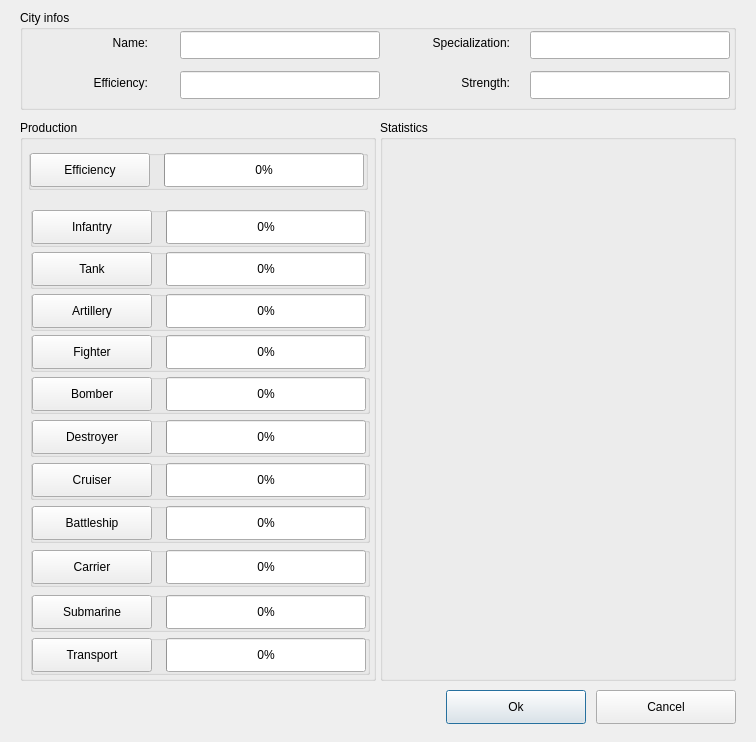
<?xml version="1.0" encoding="UTF-8"?>
<ui version="4.0">
 <class>CityEditDialog</class>
 <widget class="QWidget" name="CityEditDialog">
  <property name="geometry">
   <rect>
    <x>0</x>
    <y>0</y>
    <width>756</width>
    <height>742</height>
   </rect>
  </property>
  <property name="minimumSize">
   <size>
    <width>756</width>
    <height>742</height>
   </size>
  </property>
  <property name="maximumSize">
   <size>
    <width>756</width>
    <height>742</height>
   </size>
  </property>
  <property name="windowTitle">
   <string>City Settings</string>
  </property>
  <widget class="QGroupBox" name="groupBoxProduction">
   <property name="geometry">
    <rect>
     <x>20</x>
     <y>120</y>
     <width>356</width>
     <height>561</height>
    </rect>
   </property>
   <property name="title">
    <string>Production</string>
   </property>
   <widget class="QGroupBox" name="groupBoxEfficiency">
    <property name="geometry">
     <rect>
      <x>8</x>
      <y>30</y>
      <width>340</width>
      <height>40</height>
     </rect>
    </property>
    <property name="title">
     <string/>
    </property>
    <widget class="QPushButton" name="pushButtonProduceEfficiency">
     <property name="geometry">
      <rect>
       <x>2</x>
       <y>3</y>
       <width>120</width>
       <height>34</height>
      </rect>
     </property>
     <property name="text">
      <string>Efficiency</string>
     </property>
    </widget>
    <widget class="QProgressBar" name="progressBarProgressEfficieny">
     <property name="geometry">
      <rect>
       <x>136</x>
       <y>3</y>
       <width>200</width>
       <height>34</height>
      </rect>
     </property>
     <property name="minimumSize">
      <size>
       <width>0</width>
       <height>34</height>
      </size>
     </property>
     <property name="maximumSize">
      <size>
       <width>16777215</width>
       <height>34</height>
      </size>
     </property>
     <property name="value">
      <number>0</number>
     </property>
     <property name="alignment">
      <set>Qt::AlignJustify|Qt::AlignVCenter</set>
     </property>
    </widget>
   </widget>
   <widget class="QGroupBox" name="groupBoxInfantry">
    <property name="geometry">
     <rect>
      <x>10</x>
      <y>87</y>
      <width>340</width>
      <height>40</height>
     </rect>
    </property>
    <property name="title">
     <string/>
    </property>
    <widget class="QProgressBar" name="progressBarProgressInfantry">
     <property name="geometry">
      <rect>
       <x>136</x>
       <y>3</y>
       <width>200</width>
       <height>34</height>
      </rect>
     </property>
     <property name="minimumSize">
      <size>
       <width>0</width>
       <height>34</height>
      </size>
     </property>
     <property name="maximumSize">
      <size>
       <width>16777215</width>
       <height>34</height>
      </size>
     </property>
     <property name="value">
      <number>0</number>
     </property>
     <property name="alignment">
      <set>Qt::AlignJustify|Qt::AlignVCenter</set>
     </property>
    </widget>
    <widget class="QPushButton" name="pushButtonProduceInfantry">
     <property name="geometry">
      <rect>
       <x>2</x>
       <y>3</y>
       <width>120</width>
       <height>34</height>
      </rect>
     </property>
     <property name="text">
      <string>Infantry</string>
     </property>
    </widget>
   </widget>
   <widget class="QGroupBox" name="groupBoxTank">
    <property name="geometry">
     <rect>
      <x>10</x>
      <y>129</y>
      <width>340</width>
      <height>40</height>
     </rect>
    </property>
    <property name="title">
     <string/>
    </property>
    <widget class="QProgressBar" name="progressBarProgressTank">
     <property name="geometry">
      <rect>
       <x>136</x>
       <y>3</y>
       <width>200</width>
       <height>34</height>
      </rect>
     </property>
     <property name="minimumSize">
      <size>
       <width>0</width>
       <height>34</height>
      </size>
     </property>
     <property name="maximumSize">
      <size>
       <width>16777215</width>
       <height>34</height>
      </size>
     </property>
     <property name="value">
      <number>0</number>
     </property>
     <property name="alignment">
      <set>Qt::AlignJustify|Qt::AlignVCenter</set>
     </property>
    </widget>
    <widget class="QPushButton" name="pushButtonProduceTank">
     <property name="geometry">
      <rect>
       <x>2</x>
       <y>3</y>
       <width>120</width>
       <height>34</height>
      </rect>
     </property>
     <property name="text">
      <string>Tank</string>
     </property>
    </widget>
   </widget>
   <widget class="QGroupBox" name="groupBoxArtillery">
    <property name="geometry">
     <rect>
      <x>10</x>
      <y>171</y>
      <width>340</width>
      <height>40</height>
     </rect>
    </property>
    <property name="title">
     <string/>
    </property>
    <widget class="QPushButton" name="pushButtonProduceArtillery">
     <property name="geometry">
      <rect>
       <x>2</x>
       <y>3</y>
       <width>120</width>
       <height>34</height>
      </rect>
     </property>
     <property name="text">
      <string>Artillery</string>
     </property>
    </widget>
    <widget class="QProgressBar" name="progressBarProgressArtillery">
     <property name="geometry">
      <rect>
       <x>136</x>
       <y>3</y>
       <width>200</width>
       <height>34</height>
      </rect>
     </property>
     <property name="minimumSize">
      <size>
       <width>0</width>
       <height>34</height>
      </size>
     </property>
     <property name="maximumSize">
      <size>
       <width>16777215</width>
       <height>34</height>
      </size>
     </property>
     <property name="value">
      <number>0</number>
     </property>
     <property name="alignment">
      <set>Qt::AlignJustify|Qt::AlignVCenter</set>
     </property>
    </widget>
   </widget>
   <widget class="QGroupBox" name="groupBoxFighter">
    <property name="geometry">
     <rect>
      <x>10</x>
      <y>212</y>
      <width>340</width>
      <height>40</height>
     </rect>
    </property>
    <property name="title">
     <string/>
    </property>
    <widget class="QProgressBar" name="progressBarProgressFighter">
     <property name="geometry">
      <rect>
       <x>136</x>
       <y>3</y>
       <width>200</width>
       <height>34</height>
      </rect>
     </property>
     <property name="minimumSize">
      <size>
       <width>0</width>
       <height>34</height>
      </size>
     </property>
     <property name="maximumSize">
      <size>
       <width>16777215</width>
       <height>34</height>
      </size>
     </property>
     <property name="value">
      <number>0</number>
     </property>
     <property name="alignment">
      <set>Qt::AlignJustify|Qt::AlignVCenter</set>
     </property>
    </widget>
    <widget class="QPushButton" name="pushButtonProduceFighter">
     <property name="geometry">
      <rect>
       <x>2</x>
       <y>3</y>
       <width>120</width>
       <height>34</height>
      </rect>
     </property>
     <property name="text">
      <string>Fighter</string>
     </property>
    </widget>
   </widget>
   <widget class="QGroupBox" name="groupBoxBomber">
    <property name="geometry">
     <rect>
      <x>10</x>
      <y>254</y>
      <width>340</width>
      <height>40</height>
     </rect>
    </property>
    <property name="title">
     <string/>
    </property>
    <widget class="QProgressBar" name="progressBarProgressBomber">
     <property name="geometry">
      <rect>
       <x>136</x>
       <y>3</y>
       <width>200</width>
       <height>34</height>
      </rect>
     </property>
     <property name="minimumSize">
      <size>
       <width>0</width>
       <height>34</height>
      </size>
     </property>
     <property name="maximumSize">
      <size>
       <width>16777215</width>
       <height>34</height>
      </size>
     </property>
     <property name="value">
      <number>0</number>
     </property>
     <property name="alignment">
      <set>Qt::AlignJustify|Qt::AlignVCenter</set>
     </property>
    </widget>
    <widget class="QPushButton" name="pushButtonProduceBomber">
     <property name="geometry">
      <rect>
       <x>2</x>
       <y>3</y>
       <width>120</width>
       <height>34</height>
      </rect>
     </property>
     <property name="text">
      <string>Bomber</string>
     </property>
    </widget>
   </widget>
   <widget class="QGroupBox" name="groupBoxDestroyer">
    <property name="geometry">
     <rect>
      <x>10</x>
      <y>297</y>
      <width>340</width>
      <height>40</height>
     </rect>
    </property>
    <property name="title">
     <string/>
    </property>
    <widget class="QProgressBar" name="progressBarProgressDestroyer">
     <property name="geometry">
      <rect>
       <x>136</x>
       <y>3</y>
       <width>200</width>
       <height>34</height>
      </rect>
     </property>
     <property name="minimumSize">
      <size>
       <width>0</width>
       <height>34</height>
      </size>
     </property>
     <property name="maximumSize">
      <size>
       <width>16777215</width>
       <height>34</height>
      </size>
     </property>
     <property name="value">
      <number>0</number>
     </property>
     <property name="alignment">
      <set>Qt::AlignJustify|Qt::AlignVCenter</set>
     </property>
    </widget>
    <widget class="QPushButton" name="pushButtonProduceDestroyer">
     <property name="geometry">
      <rect>
       <x>2</x>
       <y>3</y>
       <width>120</width>
       <height>34</height>
      </rect>
     </property>
     <property name="text">
      <string>Destroyer</string>
     </property>
    </widget>
   </widget>
   <widget class="QGroupBox" name="groupBoxCruiser">
    <property name="geometry">
     <rect>
      <x>10</x>
      <y>340</y>
      <width>340</width>
      <height>40</height>
     </rect>
    </property>
    <property name="title">
     <string/>
    </property>
    <widget class="QProgressBar" name="progressBarProgressCruiser">
     <property name="geometry">
      <rect>
       <x>136</x>
       <y>3</y>
       <width>200</width>
       <height>34</height>
      </rect>
     </property>
     <property name="minimumSize">
      <size>
       <width>0</width>
       <height>34</height>
      </size>
     </property>
     <property name="maximumSize">
      <size>
       <width>16777215</width>
       <height>34</height>
      </size>
     </property>
     <property name="value">
      <number>0</number>
     </property>
     <property name="alignment">
      <set>Qt::AlignJustify|Qt::AlignVCenter</set>
     </property>
    </widget>
    <widget class="QPushButton" name="pushButtonProduceCruiser">
     <property name="geometry">
      <rect>
       <x>2</x>
       <y>3</y>
       <width>120</width>
       <height>34</height>
      </rect>
     </property>
     <property name="text">
      <string>Cruiser</string>
     </property>
    </widget>
   </widget>
   <widget class="QGroupBox" name="groupBoxBattleship">
    <property name="geometry">
     <rect>
      <x>10</x>
      <y>383</y>
      <width>340</width>
      <height>40</height>
     </rect>
    </property>
    <property name="title">
     <string/>
    </property>
    <widget class="QProgressBar" name="progressBarProgressBattleship">
     <property name="geometry">
      <rect>
       <x>136</x>
       <y>3</y>
       <width>200</width>
       <height>34</height>
      </rect>
     </property>
     <property name="minimumSize">
      <size>
       <width>0</width>
       <height>34</height>
      </size>
     </property>
     <property name="maximumSize">
      <size>
       <width>16777215</width>
       <height>34</height>
      </size>
     </property>
     <property name="value">
      <number>0</number>
     </property>
     <property name="alignment">
      <set>Qt::AlignJustify|Qt::AlignVCenter</set>
     </property>
    </widget>
    <widget class="QPushButton" name="pushButtonProduceBattleship">
     <property name="geometry">
      <rect>
       <x>2</x>
       <y>3</y>
       <width>120</width>
       <height>34</height>
      </rect>
     </property>
     <property name="text">
      <string>Battleship</string>
     </property>
    </widget>
   </widget>
   <widget class="QGroupBox" name="groupBoxCarrier">
    <property name="geometry">
     <rect>
      <x>10</x>
      <y>427</y>
      <width>340</width>
      <height>40</height>
     </rect>
    </property>
    <property name="title">
     <string/>
    </property>
    <widget class="QProgressBar" name="progressBarProgressCarrier">
     <property name="geometry">
      <rect>
       <x>136</x>
       <y>3</y>
       <width>200</width>
       <height>34</height>
      </rect>
     </property>
     <property name="minimumSize">
      <size>
       <width>0</width>
       <height>34</height>
      </size>
     </property>
     <property name="maximumSize">
      <size>
       <width>16777215</width>
       <height>34</height>
      </size>
     </property>
     <property name="value">
      <number>0</number>
     </property>
     <property name="alignment">
      <set>Qt::AlignJustify|Qt::AlignVCenter</set>
     </property>
    </widget>
    <widget class="QPushButton" name="pushButtonProduceCarrier">
     <property name="geometry">
      <rect>
       <x>2</x>
       <y>3</y>
       <width>120</width>
       <height>34</height>
      </rect>
     </property>
     <property name="text">
      <string>Carrier</string>
     </property>
    </widget>
   </widget>
   <widget class="QGroupBox" name="groupBoxSubmarine">
    <property name="geometry">
     <rect>
      <x>10</x>
      <y>472</y>
      <width>340</width>
      <height>40</height>
     </rect>
    </property>
    <property name="title">
     <string/>
    </property>
    <widget class="QPushButton" name="pushButtonProduceSubmarine">
     <property name="geometry">
      <rect>
       <x>2</x>
       <y>3</y>
       <width>120</width>
       <height>34</height>
      </rect>
     </property>
     <property name="text">
      <string>Submarine</string>
     </property>
    </widget>
    <widget class="QProgressBar" name="progressBarProgressSubmarine">
     <property name="geometry">
      <rect>
       <x>136</x>
       <y>3</y>
       <width>200</width>
       <height>34</height>
      </rect>
     </property>
     <property name="minimumSize">
      <size>
       <width>0</width>
       <height>34</height>
      </size>
     </property>
     <property name="maximumSize">
      <size>
       <width>16777215</width>
       <height>34</height>
      </size>
     </property>
     <property name="value">
      <number>0</number>
     </property>
     <property name="alignment">
      <set>Qt::AlignJustify|Qt::AlignVCenter</set>
     </property>
    </widget>
   </widget>
   <widget class="QGroupBox" name="groupBoxTransport">
    <property name="geometry">
     <rect>
      <x>10</x>
      <y>515</y>
      <width>340</width>
      <height>40</height>
     </rect>
    </property>
    <property name="title">
     <string/>
    </property>
    <widget class="QProgressBar" name="progressBarProgressTransport">
     <property name="geometry">
      <rect>
       <x>136</x>
       <y>3</y>
       <width>200</width>
       <height>34</height>
      </rect>
     </property>
     <property name="minimumSize">
      <size>
       <width>0</width>
       <height>34</height>
      </size>
     </property>
     <property name="maximumSize">
      <size>
       <width>16777215</width>
       <height>34</height>
      </size>
     </property>
     <property name="value">
      <number>0</number>
     </property>
     <property name="alignment">
      <set>Qt::AlignJustify|Qt::AlignVCenter</set>
     </property>
    </widget>
    <widget class="QPushButton" name="pushButtonProduceTransport">
     <property name="geometry">
      <rect>
       <x>2</x>
       <y>3</y>
       <width>120</width>
       <height>34</height>
      </rect>
     </property>
     <property name="text">
      <string>Transport</string>
     </property>
    </widget>
   </widget>
  </widget>
  <widget class="QPushButton" name="pushButtonOk">
   <property name="geometry">
    <rect>
     <x>446</x>
     <y>690</y>
     <width>140</width>
     <height>34</height>
    </rect>
   </property>
   <property name="text">
    <string>Ok</string>
   </property>
   <property name="default">
    <bool>true</bool>
   </property>
  </widget>
  <widget class="QPushButton" name="pushButtonCancel">
   <property name="geometry">
    <rect>
     <x>596</x>
     <y>690</y>
     <width>140</width>
     <height>34</height>
    </rect>
   </property>
   <property name="text">
    <string>Cancel</string>
   </property>
  </widget>
  <widget class="QGroupBox" name="groupBoxCityInfo">
   <property name="geometry">
    <rect>
     <x>20</x>
     <y>10</y>
     <width>716</width>
     <height>100</height>
    </rect>
   </property>
   <property name="title">
    <string>City infos</string>
   </property>
   <widget class="QLineEdit" name="lineEditName">
    <property name="geometry">
     <rect>
      <x>160</x>
      <y>21</y>
      <width>200</width>
      <height>28</height>
     </rect>
    </property>
   </widget>
   <widget class="QLineEdit" name="lineEditEfficiency">
    <property name="geometry">
     <rect>
      <x>160</x>
      <y>61</y>
      <width>200</width>
      <height>28</height>
     </rect>
    </property>
    <property name="acceptDrops">
     <bool>true</bool>
    </property>
    <property name="frame">
     <bool>true</bool>
    </property>
    <property name="readOnly">
     <bool>true</bool>
    </property>
   </widget>
   <widget class="QLabel" name="labelName">
    <property name="geometry">
     <rect>
      <x>8</x>
      <y>23</y>
      <width>120</width>
      <height>20</height>
     </rect>
    </property>
    <property name="text">
     <string>Name:</string>
    </property>
    <property name="alignment">
     <set>Qt::AlignRight|Qt::AlignTrailing|Qt::AlignVCenter</set>
    </property>
   </widget>
   <widget class="QLabel" name="labelEfficiency">
    <property name="geometry">
     <rect>
      <x>8</x>
      <y>63</y>
      <width>120</width>
      <height>20</height>
     </rect>
    </property>
    <property name="text">
     <string>Efficiency:</string>
    </property>
    <property name="alignment">
     <set>Qt::AlignRight|Qt::AlignTrailing|Qt::AlignVCenter</set>
    </property>
   </widget>
   <widget class="QLineEdit" name="lineEditSpecialization">
    <property name="geometry">
     <rect>
      <x>510</x>
      <y>21</y>
      <width>200</width>
      <height>28</height>
     </rect>
    </property>
    <property name="readOnly">
     <bool>true</bool>
    </property>
   </widget>
   <widget class="QLabel" name="labelStrength">
    <property name="geometry">
     <rect>
      <x>370</x>
      <y>63</y>
      <width>120</width>
      <height>20</height>
     </rect>
    </property>
    <property name="text">
     <string>Strength:</string>
    </property>
    <property name="alignment">
     <set>Qt::AlignRight|Qt::AlignTrailing|Qt::AlignVCenter</set>
    </property>
   </widget>
   <widget class="QLabel" name="labelSpecialization">
    <property name="geometry">
     <rect>
      <x>370</x>
      <y>23</y>
      <width>120</width>
      <height>20</height>
     </rect>
    </property>
    <property name="text">
     <string>Specialization:</string>
    </property>
    <property name="alignment">
     <set>Qt::AlignRight|Qt::AlignTrailing|Qt::AlignVCenter</set>
    </property>
   </widget>
   <widget class="QLineEdit" name="lineEditStrength">
    <property name="geometry">
     <rect>
      <x>510</x>
      <y>61</y>
      <width>200</width>
      <height>28</height>
     </rect>
    </property>
    <property name="readOnly">
     <bool>true</bool>
    </property>
   </widget>
  </widget>
  <widget class="QGroupBox" name="groupBoxProductionStats">
   <property name="geometry">
    <rect>
     <x>380</x>
     <y>120</y>
     <width>356</width>
     <height>561</height>
    </rect>
   </property>
   <property name="title">
    <string>Statistics</string>
   </property>
  </widget>
 </widget>
 <resources/>
 <connections/>
</ui>
